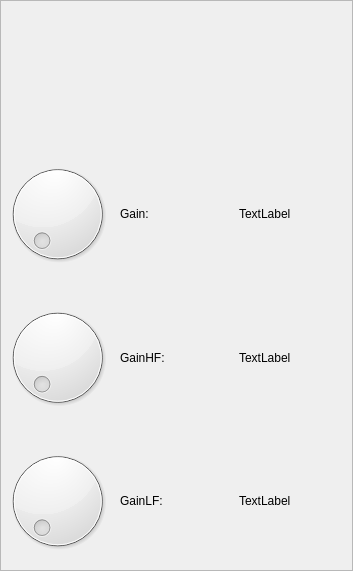
<?xml version="1.0" encoding="UTF-8"?>
<ui version="4.0">
 <class>OcclusionFilterPanel</class>
 <widget class="QWidget" name="OcclusionFilterPanel">
  <property name="geometry">
   <rect>
    <x>0</x>
    <y>0</y>
    <width>353</width>
    <height>571</height>
   </rect>
  </property>
  <property name="windowTitle">
   <string>Form</string>
  </property>
  <layout class="QGridLayout" name="gridLayout">
   <property name="leftMargin">
    <number>0</number>
   </property>
   <property name="topMargin">
    <number>0</number>
   </property>
   <property name="rightMargin">
    <number>0</number>
   </property>
   <property name="bottomMargin">
    <number>0</number>
   </property>
   <property name="spacing">
    <number>0</number>
   </property>
   <item row="0" column="0">
    <widget class="QScrollArea" name="scrollArea">
     <property name="widgetResizable">
      <bool>true</bool>
     </property>
     <widget class="QWidget" name="scrollAreaWidgetContents">
      <property name="geometry">
       <rect>
        <x>0</x>
        <y>0</y>
        <width>351</width>
        <height>569</height>
       </rect>
      </property>
      <layout class="QGridLayout" name="gridLayout_2">
       <property name="leftMargin">
        <number>0</number>
       </property>
       <property name="topMargin">
        <number>0</number>
       </property>
       <property name="rightMargin">
        <number>0</number>
       </property>
       <property name="bottomMargin">
        <number>0</number>
       </property>
       <item row="0" column="0" colspan="3">
        <widget class="WaveformWidget" name="waveformWidget" native="true"/>
       </item>
       <item row="1" column="0">
        <widget class="QDial" name="knobGain"/>
       </item>
       <item row="1" column="1">
        <widget class="QLabel" name="label_2">
         <property name="text">
          <string>Gain:</string>
         </property>
        </widget>
       </item>
       <item row="1" column="2">
        <widget class="QLabel" name="labelGain">
         <property name="text">
          <string>TextLabel</string>
         </property>
        </widget>
       </item>
       <item row="2" column="0">
        <widget class="QDial" name="knobGainHF"/>
       </item>
       <item row="2" column="1">
        <widget class="QLabel" name="label">
         <property name="text">
          <string>GainHF:</string>
         </property>
        </widget>
       </item>
       <item row="2" column="2">
        <widget class="QLabel" name="labelGainHF">
         <property name="text">
          <string>TextLabel</string>
         </property>
        </widget>
       </item>
       <item row="3" column="0">
        <widget class="QDial" name="knobGainLF"/>
       </item>
       <item row="3" column="1">
        <widget class="QLabel" name="label_3">
         <property name="text">
          <string>GainLF:</string>
         </property>
        </widget>
       </item>
       <item row="3" column="2">
        <widget class="QLabel" name="labelGainLF">
         <property name="text">
          <string>TextLabel</string>
         </property>
        </widget>
       </item>
      </layout>
     </widget>
    </widget>
   </item>
  </layout>
 </widget>
 <customwidgets>
  <customwidget>
   <class>WaveformWidget</class>
   <extends>QWidget</extends>
   <header location="global">waveformwidget.h</header>
   <container>1</container>
  </customwidget>
 </customwidgets>
 <resources/>
 <connections/>
</ui>
